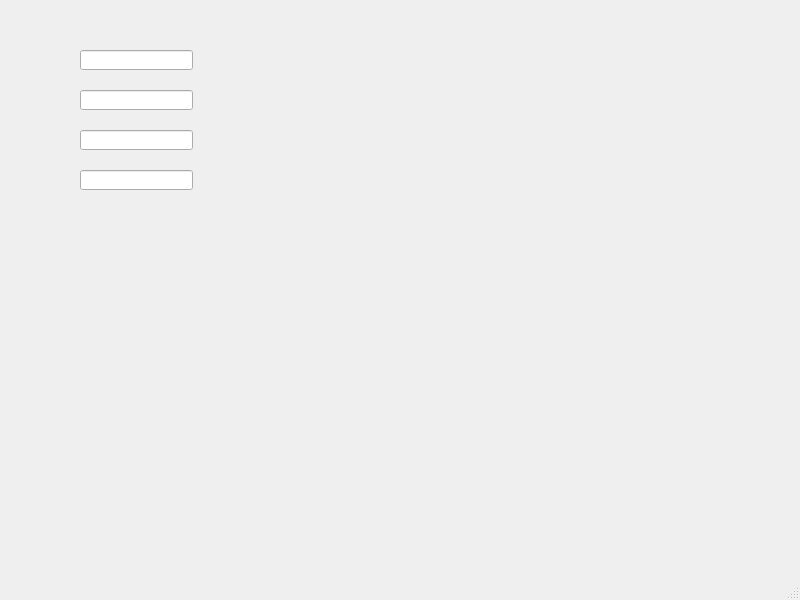
<?xml version="1.0" encoding="UTF-8"?>
<ui version="4.0">
 <class>MainWindow</class>
 <widget class="QMainWindow" name="MainWindow">
  <property name="geometry">
   <rect>
    <x>0</x>
    <y>0</y>
    <width>800</width>
    <height>600</height>
   </rect>
  </property>
  <property name="windowTitle">
   <string>MainWindow</string>
  </property>
  <widget class="QWidget" name="centralwidget">
   <widget class="QLineEdit" name="lineEdit">
    <property name="geometry">
     <rect>
      <x>80</x>
      <y>50</y>
      <width>113</width>
      <height>20</height>
     </rect>
    </property>
   </widget>
   <widget class="QLineEdit" name="lineEdit_2">
    <property name="geometry">
     <rect>
      <x>80</x>
      <y>90</y>
      <width>113</width>
      <height>20</height>
     </rect>
    </property>
   </widget>
   <widget class="QLineEdit" name="lineEdit_3">
    <property name="geometry">
     <rect>
      <x>80</x>
      <y>130</y>
      <width>113</width>
      <height>20</height>
     </rect>
    </property>
   </widget>
   <widget class="QLineEdit" name="lineEdit_4">
    <property name="geometry">
     <rect>
      <x>80</x>
      <y>170</y>
      <width>113</width>
      <height>20</height>
     </rect>
    </property>
   </widget>
  </widget>
  <widget class="QMenuBar" name="menubar">
   <property name="geometry">
    <rect>
     <x>0</x>
     <y>0</y>
     <width>800</width>
     <height>22</height>
    </rect>
   </property>
  </widget>
  <widget class="QStatusBar" name="statusbar"/>
 </widget>
 <tabstops>
  <tabstop>lineEdit_4</tabstop>
  <tabstop>lineEdit</tabstop>
  <tabstop>lineEdit_3</tabstop>
  <tabstop>lineEdit_2</tabstop>
 </tabstops>
 <resources/>
 <connections/>
</ui>
